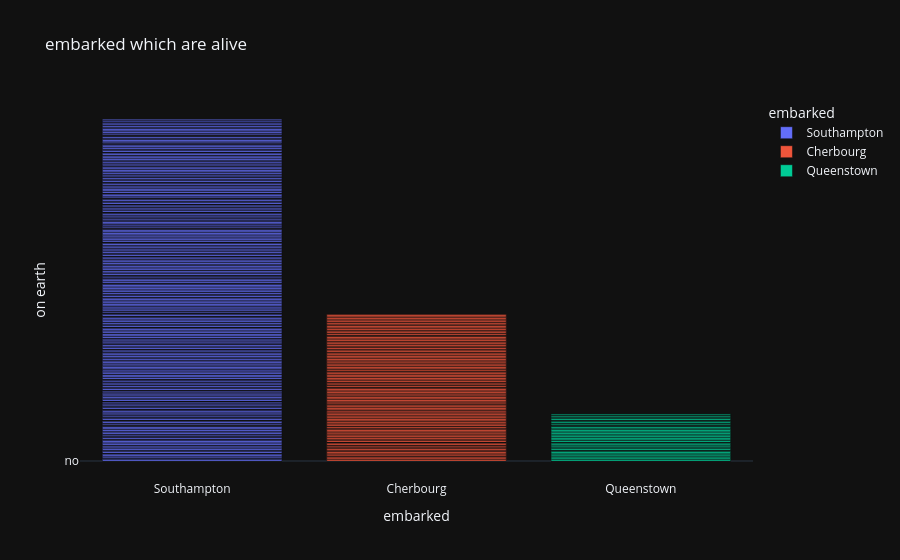

The cell this chart's notebook holds for it:
### Code cell
tit=px.bar(titanic,x='embark_town',y='alive',
           title='embarked which are alive',
           labels={'embark_town':'embarked','alive':'on earth'}
           ,color='embark_town',template='plotly_dark' )
tit.show()

### Figure 1 — Plotly figure (JSON) as saved in the notebook; plotly's stock layout.template omitted (floating-point values rounded to 4 significant figures; data arrays with more than 128 entries replaced by an {"elided": "..."} marker saying what was removed)
{"data": [{"hovertemplate": "embarked=%{x}<br>on earth=%{y}<extra></extra>", "legendgroup": "Southampton", "marker": {"color": "#636efa", "pattern": {"shape": ""}}, "name": "Southampton", "orientation": "v", "showlegend": true, "textposition": "auto", "type": "bar", "x": {"elided": "644 str values"}, "xaxis": "x", "y": {"elided": "644 str values"}, "yaxis": "y"}, {"hovertemplate": "embarked=%{x}<br>on earth=%{y}<extra></extra>", "legendgroup": "Cherbourg", "marker": {"color": "#EF553B", "pattern": {"shape": ""}}, "name": "Cherbourg", "orientation": "v", "showlegend": true, "textposition": "auto", "type": "bar", "x": {"elided": "168 str values"}, "xaxis": "x", "y": {"elided": "168 str values"}, "yaxis": "y"}, {"hovertemplate": "embarked=%{x}<br>on earth=%{y}<extra></extra>", "legendgroup": "Queenstown", "marker": {"color": "#00cc96", "pattern": {"shape": ""}}, "name": "Queenstown", "orientation": "v", "showlegend": true, "textposition": "auto", "type": "bar", "x": ["Queenstown", "Queenstown", "Queenstown", "Queenstown", "Queenstown", "Queenstown", "Queenstown", "Queenstown", "Queenstown", "Queenstown", "Queenstown", "Queenstown", "Queenstown", "Queenstown", "Queenstown", "Queenstown", "Queenstown", "Queenstown", "Queenstown", "Queenstown", "Queenstown", "Queenstown", "Queenstown", "Queenstown", "Queenstown", "Queenstown", "Queenstown", "Queenstown", "Queenstown", "Queenstown", "Queenstown", "Queenstown", "Queenstown", "Queenstown", "Queenstown", "Queenstown", "Queenstown", "Queenstown", "Queenstown", "Queenstown", "Queenstown", "Queenstown", "Queenstown", "Queenstown", "Queenstown", "Queenstown", "Queenstown", "Queenstown", "Queenstown", "Queenstown", "Queenstown", "Queenstown", "Queenstown", "Queenstown", "Queenstown", "Queenstown", "Queenstown", "Queenstown", "Queenstown", "Queenstown", "Queenstown", "Queenstown", "Queenstown", "Queenstown", "Queenstown", "Queenstown", "Queenstown", "Queenstown", "Queenstown", "Queenstown", "Queenstown", "Queenstown", "Queenstown", "Queenstown", "Queenstown", "Queenstown", "Queenstown"], "xaxis": "x", "y": ["no", "no", "yes", "yes", "yes", "yes", "no", "yes", "yes", "yes", "no", "no", "no", "yes", "no", "yes", "no", "no", "yes", "yes", "no", "yes", "no", "no", "no", "yes", "no", "no", "yes", "yes", "yes", "yes", "yes", "yes", "yes", "yes", "no", "yes", "no", "no", "yes", "no", "no", "no", "no", "no", "no", "yes", "no", "no", "no", "no", "yes", "no", "yes", "no", "no", "no", "yes", "no", "no", "no", "yes", "no", "no", "yes", "no", "no", "no", "no", "no", "no", "no", "no", "yes", "no", "no"], "yaxis": "y"}], "layout": {"barmode": "relative", "legend": {"title": {"text": "embarked"}, "tracegroupgap": 0}, "title": {"text": "embarked which are alive"}, "xaxis": {"anchor": "y", "categoryarray": ["Southampton", "Cherbourg", "Queenstown", null], "categoryorder": "array", "domain": [0, 1], "title": {"text": "embarked"}}, "yaxis": {"anchor": "x", "domain": [0, 1], "title": {"text": "on earth"}}}}
